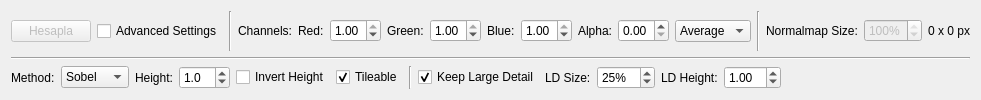
          <widget class="QWidget" name="tab_normal">
           <property name="enabled">
            <bool>true</bool>
           </property>
           <attribute name="title">
            <string>Normal Map</string>
           </attribute>
           <layout class="QVBoxLayout" name="verticalLayout_3">
            <item>
             <layout class="QHBoxLayout" name="horizontalLayout_4">
              <item>
               <widget class="QPushButton" name="pushButton_calcNormal">
                <property name="enabled">
                 <bool>false</bool>
                </property>
                <property name="toolTip">
                 <string>Generate the normalmap (happens automatically when &quot;Autoupdate&quot; is checked and calculation took less than the max. allowed calculation time)</string>
                </property>
                <property name="text">
                 <string>Hesapla</string>
                </property>
                <property name="flat">
                 <bool>false</bool>
                </property>
               </widget>
              </item>
              <item>
               <widget class="QCheckBox" name="checkBox_advanced_normal">
                <property name="toolTip">
                 <string>Configure additional expert settings</string>
                </property>
                <property name="text">
                 <string>Advanced Settings</string>
                </property>
               </widget>
              </item>
              <item>
               <widget class="Line" name="line">
                <property name="orientation">
                 <enum>Qt::Vertical</enum>
                </property>
               </widget>
              </item>
              <item>
               <widget class="QLabel" name="label_4">
                <property name="enabled">
                 <bool>true</bool>
                </property>
                <property name="text">
                 <string>Channels:</string>
                </property>
               </widget>
              </item>
              <item>
               <widget class="QLabel" name="label_27">
                <property name="text">
                 <string>Red:</string>
                </property>
               </widget>
              </item>
              <item>
               <widget class="QDoubleSpinBox" name="doubleSpinBox_normal_redMul">
                <property name="maximum">
                 <double>1.000000000000000</double>
                </property>
                <property name="singleStep">
                 <double>0.100000000000000</double>
                </property>
                <property name="value">
                 <double>1.000000000000000</double>
                </property>
               </widget>
              </item>
              <item>
               <widget class="QLabel" name="label_28">
                <property name="text">
                 <string>Green:</string>
                </property>
               </widget>
              </item>
              <item>
               <widget class="QDoubleSpinBox" name="doubleSpinBox_normal_greenMul">
                <property name="maximum">
                 <double>1.000000000000000</double>
                </property>
                <property name="singleStep">
                 <double>0.100000000000000</double>
                </property>
                <property name="value">
                 <double>1.000000000000000</double>
                </property>
               </widget>
              </item>
              <item>
               <widget class="QLabel" name="label_29">
                <property name="text">
                 <string>Blue:</string>
                </property>
               </widget>
              </item>
              <item>
               <widget class="QDoubleSpinBox" name="doubleSpinBox_normal_blueMul">
                <property name="maximum">
                 <double>1.000000000000000</double>
                </property>
                <property name="singleStep">
                 <double>0.100000000000000</double>
                </property>
                <property name="value">
                 <double>1.000000000000000</double>
                </property>
               </widget>
              </item>
              <item>
               <widget class="QLabel" name="label_normal_alpha">
                <property name="text">
                 <string>Alpha:</string>
                </property>
               </widget>
              </item>
              <item>
               <widget class="QDoubleSpinBox" name="doubleSpinBox_normal_alphaMul">
                <property name="maximum">
                 <double>1.000000000000000</double>
                </property>
                <property name="singleStep">
                 <double>0.100000000000000</double>
                </property>
                <property name="value">
                 <double>0.000000000000000</double>
                </property>
               </widget>
              </item>
              <item>
               <widget class="QComboBox" name="comboBox_mode_normal">
                <item>
                 <property name="text">
                  <string>Average</string>
                 </property>
                </item>
                <item>
                 <property name="text">
                  <string>Max</string>
                 </property>
                </item>
               </widget>
              </item>
              <item>
               <widget class="Line" name="line_7">
                <property name="orientation">
                 <enum>Qt::Vertical</enum>
                </property>
               </widget>
              </item>
              <item>
               <widget class="QLabel" name="label_12">
                <property name="text">
                 <string>Normalmap Size:</string>
                </property>
               </widget>
              </item>
              <item>
               <widget class="QSpinBox" name="spinBox_normalmapSize">
                <property name="enabled">
                 <bool>false</bool>
                </property>
                <property name="suffix">
                 <string>%</string>
                </property>
                <property name="minimum">
                 <number>1</number>
                </property>
                <property name="maximum">
                 <number>100</number>
                </property>
                <property name="value">
                 <number>100</number>
                </property>
               </widget>
              </item>
              <item>
               <widget class="QLabel" name="label_normalmapSize">
                <property name="text">
                 <string>0 x 0 px</string>
                </property>
               </widget>
              </item>
              <item>
               <spacer name="horizontalSpacer_4">
                <property name="orientation">
                 <enum>Qt::Horizontal</enum>
                </property>
                <property name="sizeHint" stdset="0">
                 <size>
                  <width>0</width>
                  <height>20</height>
                 </size>
                </property>
               </spacer>
              </item>
             </layout>
            </item>
            <item>
             <widget class="Line" name="line_5">
              <property name="orientation">
               <enum>Qt::Horizontal</enum>
              </property>
             </widget>
            </item>
            <item>
             <layout class="QHBoxLayout" name="horizontalLayout_2">
              <item>
               <widget class="QLabel" name="label_method_normal">
                <property name="text">
                 <string>Method:</string>
                </property>
               </widget>
              </item>
              <item>
               <widget class="QComboBox" name="comboBox_method">
                <property name="toolTip">
                 <string>Edge detection algorithm to use</string>
                </property>
                <item>
                 <property name="text">
                  <string>Sobel</string>
                 </property>
                </item>
                <item>
                 <property name="text">
                  <string>Prewitt</string>
                 </property>
                </item>
               </widget>
              </item>
              <item>
               <widget class="QLabel" name="label">
                <property name="text">
                 <string>Height:</string>
                </property>
               </widget>
              </item>
              <item>
               <widget class="QDoubleSpinBox" name="doubleSpinBox_strength">
                <property name="prefix">
                 <string/>
                </property>
                <property name="decimals">
                 <number>1</number>
                </property>
                <property name="minimum">
                 <double>0.000000000000000</double>
                </property>
                <property name="maximum">
                 <double>99.000000000000000</double>
                </property>
                <property name="singleStep">
                 <double>0.100000000000000</double>
                </property>
                <property name="value">
                 <double>1.000000000000000</double>
                </property>
               </widget>
              </item>
              <item>
               <widget class="QCheckBox" name="checkBox_invertHeight">
                <property name="text">
                 <string>Invert Height</string>
                </property>
                <property name="checked">
                 <bool>false</bool>
                </property>
               </widget>
              </item>
              <item>
               <widget class="QCheckBox" name="checkBox_tileable">
                <property name="toolTip">
                 <string>Activate if the input is a tileable texture</string>
                </property>
                <property name="text">
                 <string>Tileable</string>
                </property>
                <property name="checked">
                 <bool>true</bool>
                </property>
               </widget>
              </item>
              <item>
               <widget class="Line" name="line_9">
                <property name="orientation">
                 <enum>Qt::Vertical</enum>
                </property>
               </widget>
              </item>
              <item>
               <widget class="QCheckBox" name="checkBox_keepLargeDetail">
                <property name="toolTip">
                 <string>Keep both the main features and the fine details of the texture visible by mixing a scaled-down normalmap (large detail) with the generated normalmap (fine detail)</string>
                </property>
                <property name="text">
                 <string>Keep Large Detail</string>
                </property>
                <property name="checkable">
                 <bool>true</bool>
                </property>
                <property name="checked">
                 <bool>true</bool>
                </property>
                <property name="tristate">
                 <bool>false</bool>
                </property>
               </widget>
              </item>
              <item>
               <widget class="QLabel" name="label_19">
                <property name="text">
                 <string>LD Size:</string>
                </property>
               </widget>
              </item>
              <item>
               <widget class="QSpinBox" name="spinBox_largeDetailScale">
                <property name="toolTip">
                 <string>Size of the large detail. The optimal setting for the current image size is auto-detected</string>
                </property>
                <property name="suffix">
                 <string>%</string>
                </property>
                <property name="prefix">
                 <string/>
                </property>
                <property name="minimum">
                 <number>1</number>
                </property>
                <property name="maximum">
                 <number>100</number>
                </property>
                <property name="singleStep">
                 <number>5</number>
                </property>
                <property name="value">
                 <number>25</number>
                </property>
               </widget>
              </item>
              <item>
               <widget class="QLabel" name="label_20">
                <property name="text">
                 <string>LD Height:</string>
                </property>
               </widget>
              </item>
              <item>
               <widget class="QDoubleSpinBox" name="doubleSpinBox_largeDetailHeight">
                <property name="toolTip">
                 <string>Height of the large detail</string>
                </property>
                <property name="minimum">
                 <double>0.010000000000000</double>
                </property>
                <property name="singleStep">
                 <double>0.100000000000000</double>
                </property>
                <property name="value">
                 <double>1.000000000000000</double>
                </property>
               </widget>
              </item>
              <item>
               <spacer name="horizontalSpacer">
                <property name="orientation">
                 <enum>Qt::Horizontal</enum>
                </property>
                <property name="sizeHint" stdset="0">
                 <size>
                  <width>0</width>
                  <height>20</height>
                 </size>
                </property>
               </spacer>
              </item>
             </layout>
            </item>
           </layout>
          </widget>
